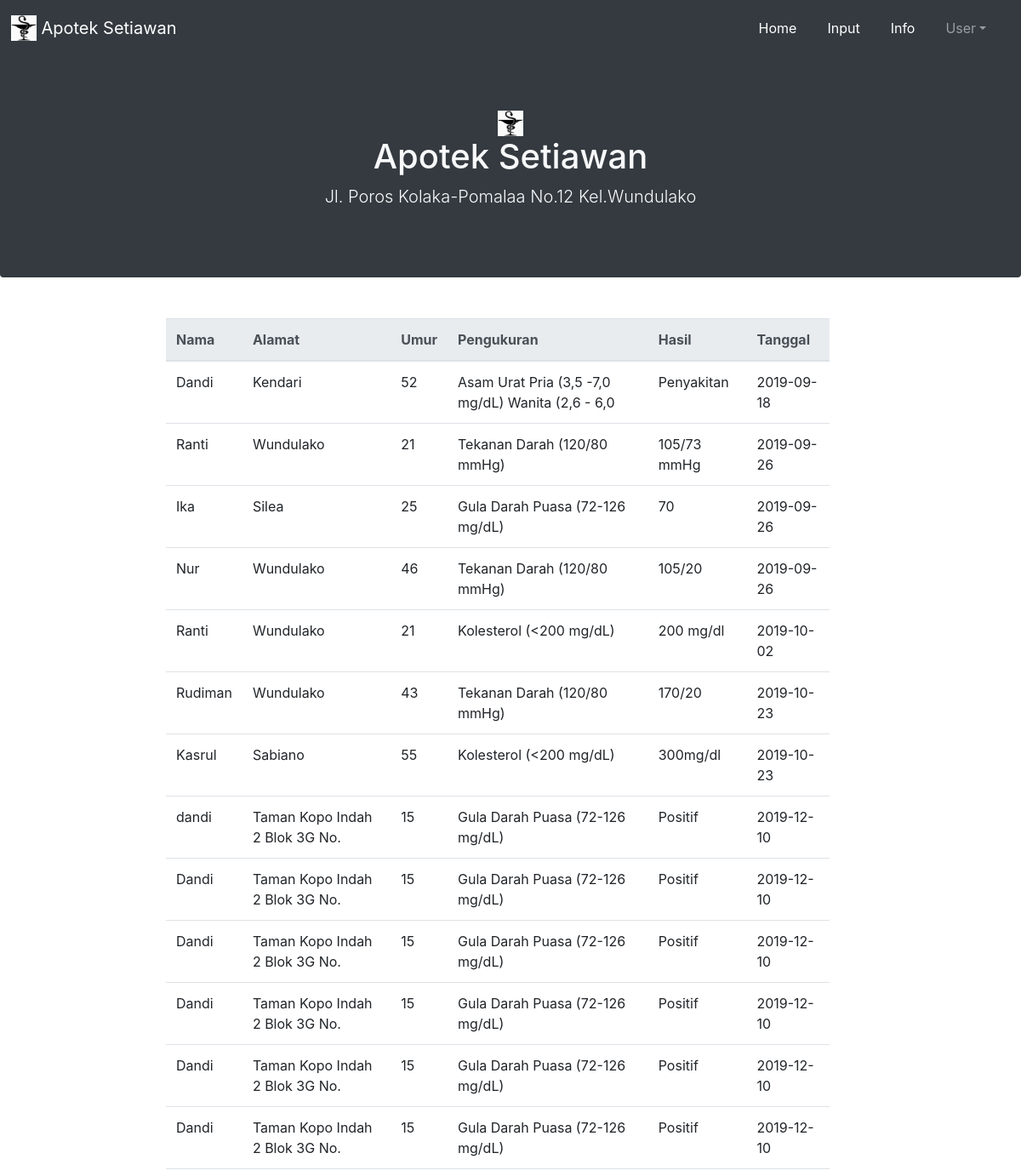
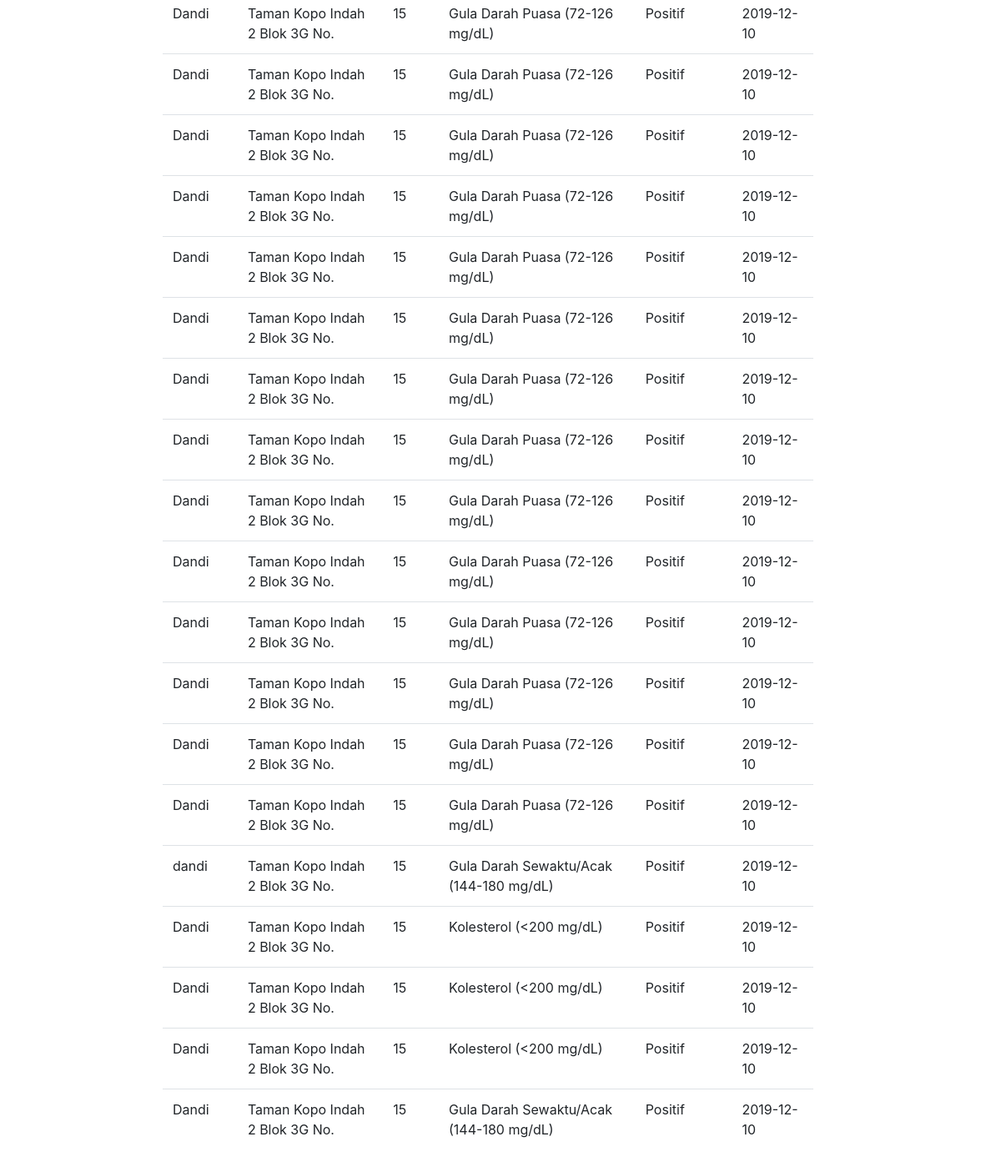
/Log_apoteker/info.php (signed in), run on the app's committed database (2 pictures, top to bottom).
### tables this page shows
CREATE TABLE `pasien` (
  `nama` varchar(30) NOT NULL,
  `alamat` varchar(30) NOT NULL,
  `umur` int(3) NOT NULL,
  `pengukuran` varchar(50) DEFAULT NULL,
  `hasil` varchar(50) NOT NULL,
  `tanggal` date NOT NULL
);

### Log_apoteker/info.php (the view, shortened to what this page needs)
<?php
include "configdb.php";
?>
<!DOCTYPE html>
<html>
<head>
	<link rel="stylesheet" type="text/css" href="../assets/bootstrap/css/bootstrap.min.css">
</head>
<body>
<nav class="navbar navbar-expand-lg navbar-dark bg-dark fixed-top sticky-top">
  <a class="navbar-brand" href="#"><img src=4.jpg "/docs/4.3/assets/brand/bootstrap-solid.svg" width="30" height="30" class="d-inline-block align-top" alt=""> Apotek Setiawan</a>
  <div class="collapse navbar-collapse" id="navbarNavDropdown">
    <ul class="navbar-nav ml-auto">
      <li class="nav-item active">
        <a class="nav-link" href="index.php">Home <span class="sr-only">(current)</span></a>
      </li>
      <li class="nav-item active">
        <a class="nav-link" href="input.php">Input <span class="sr-only">(current)</span></a>
      </li>
      <li class="nav-item active">
        <a class="nav-link" href="info.php">Info <span class="sr-only">(current)</span></a>
      </li>
	  <li class="nav-item dropdown">
	      <a class="nav-link dropdown-toggle" href="#" id="navbarDropdown" role="button" data-toggle="dropdown" aria-haspopup="true" aria-expanded="false">User</a>
	  </li>
      </ul>
  </div>
</nav>
 <div class="jumbotron jumbotron-fluid bg-dark mb-0 rounded-bottom">
  <div class="container text-center text-light">
  <img src= 4.jpg width="30" height="30""#">
    <h1 class="display-5">Apotek Setiawan</h1>
    <p class="lead">Jl. Poros Kolaka-Pomalaa No.12 Kel.Wundulako</p>
  </div>
</div>
<div class="row justify-content-center container-fluid py-5">
<table class='table table-outline table-hover col-md-8 mx-3 table-md'>
  <thead class='thead-light'>
    <tr><th>Nama</th>
      <th>Alamat</th>
      <th>Umur</th>
      <th>Pengukuran</th>
      <th>Hasil</th>
      <th>Tanggal</th>
    </tr>
<?php
  $query=mysqli_query($connection, "select * from pasien");
  $rows = mysqli_num_rows($query);
  for($i=0;$i<$rows;$i++){
              $result = mysqli_fetch_assoc($query);
              echo "<tr><td>" .$result['nama']. "</td>";
              echo "<td>" .$result['alamat']. "</td>";
              echo "<td>" .$result['umur']. "</td>";
              echo "<td>" .$result['pengukuran']. "</td>";
              echo "<td>" .$result['hasil']. "</td>";
              echo "<td>" .$result['tanggal']. "</td></tr>";
  }
?>
  </thead>
</table>
</div>
</body>
</html>

### Log_apoteker/info.php (style rules this page uses)
.navbar { padding: .8rem; }
.navbar-nav li { padding-right: 20px; }

### data on the page
pasien: nama "Dandi", alamat "Kendari", umur "52", pengukuran "Asam Urat Pria (3,5 -7,0 mg/dL) Wanita (2,6 - 6,0", hasil "Penyakitan", tanggal "2019-09-18"
pasien: nama "Ranti", alamat "Wundulako", umur "21", pengukuran "Tekanan Darah (120/80 mmHg)", hasil "105/73 mmHg", tanggal "2019-09-26"
pasien: nama "Ika", alamat "Silea", umur "25", pengukuran "Gula Darah Puasa (72-126 mg/dL)", hasil "70", tanggal "2019-09-26"
pasien: nama "Nur", alamat "Wundulako", umur "46", pengukuran "Tekanan Darah (120/80 mmHg)", hasil "105/20", tanggal "2019-09-26"
pasien: nama "Ranti", alamat "Wundulako", umur "21", pengukuran "Kolesterol (<200 mg/dL)", hasil "200 mg/dl", tanggal "2019-10-02"
pasien: nama "Rudiman", alamat "Wundulako", umur "43", pengukuran "Tekanan Darah (120/80 mmHg)", hasil "170/20", tanggal "2019-10-23"
pasien: nama "Kasrul", alamat "Sabiano", umur "55", pengukuran "Kolesterol (<200 mg/dL)", hasil "300mg/dl", tanggal "2019-10-23"
pasien: nama "dandi", alamat "Taman Kopo Indah 2 Blok 3G No.", umur "15", pengukuran "Gula Darah Puasa (72-126 mg/dL)", hasil "Positif", tanggal "2019-12-10"
pasien: nama "Dandi", alamat "Taman Kopo Indah 2 Blok 3G No.", umur "15", pengukuran "Gula Darah Puasa (72-126 mg/dL)", hasil "Positif", tanggal "2019-12-10"
pasien: nama "Dandi", alamat "Taman Kopo Indah 2 Blok 3G No.", umur "15", pengukuran "Gula Darah Puasa (72-126 mg/dL)", hasil "Positif", tanggal "2019-12-10"
pasien: nama "Dandi", alamat "Taman Kopo Indah 2 Blok 3G No.", umur "15", pengukuran "Gula Darah Puasa (72-126 mg/dL)", hasil "Positif", tanggal "2019-12-10"
pasien: nama "Dandi", alamat "Taman Kopo Indah 2 Blok 3G No.", umur "15", pengukuran "Gula Darah Puasa (72-126 mg/dL)", hasil "Positif", tanggal "2019-12-10"
pasien: nama "Dandi", alamat "Taman Kopo Indah 2 Blok 3G No.", umur "15", pengukuran "Gula Darah Puasa (72-126 mg/dL)", hasil "Positif", tanggal "2019-12-10"
pasien: nama "Dandi", alamat "Taman Kopo Indah 2 Blok 3G No.", umur "15", pengukuran "Gula Darah Puasa (72-126 mg/dL)", hasil "Positif", tanggal "2019-12-10"
pasien: nama "Dandi", alamat "Taman Kopo Indah 2 Blok 3G No.", umur "15", pengukuran "Gula Darah Puasa (72-126 mg/dL)", hasil "Positif", tanggal "2019-12-10"
pasien: nama "Dandi", alamat "Taman Kopo Indah 2 Blok 3G No.", umur "15", pengukuran "Gula Darah Puasa (72-126 mg/dL)", hasil "Positif", tanggal "2019-12-10"
pasien: nama "Dandi", alamat "Taman Kopo Indah 2 Blok 3G No.", umur "15", pengukuran "Gula Darah Puasa (72-126 mg/dL)", hasil "Positif", tanggal "2019-12-10"
pasien: nama "Dandi", alamat "Taman Kopo Indah 2 Blok 3G No.", umur "15", pengukuran "Gula Darah Puasa (72-126 mg/dL)", hasil "Positif", tanggal "2019-12-10"
pasien: nama "Dandi", alamat "Taman Kopo Indah 2 Blok 3G No.", umur "15", pengukuran "Gula Darah Puasa (72-126 mg/dL)", hasil "Positif", tanggal "2019-12-10"
pasien: nama "Dandi", alamat "Taman Kopo Indah 2 Blok 3G No.", umur "15", pengukuran "Gula Darah Puasa (72-126 mg/dL)", hasil "Positif", tanggal "2019-12-10"
pasien: nama "Dandi", alamat "Taman Kopo Indah 2 Blok 3G No.", umur "15", pengukuran "Gula Darah Puasa (72-126 mg/dL)", hasil "Positif", tanggal "2019-12-10"
pasien: nama "Dandi", alamat "Taman Kopo Indah 2 Blok 3G No.", umur "15", pengukuran "Gula Darah Puasa (72-126 mg/dL)", hasil "Positif", tanggal "2019-12-10"
pasien: nama "Dandi", alamat "Taman Kopo Indah 2 Blok 3G No.", umur "15", pengukuran "Gula Darah Puasa (72-126 mg/dL)", hasil "Positif", tanggal "2019-12-10"
pasien: nama "Dandi", alamat "Taman Kopo Indah 2 Blok 3G No.", umur "15", pengukuran "Gula Darah Puasa (72-126 mg/dL)", hasil "Positif", tanggal "2019-12-10"
pasien: nama "Dandi", alamat "Taman Kopo Indah 2 Blok 3G No.", umur "15", pengukuran "Gula Darah Puasa (72-126 mg/dL)", hasil "Positif", tanggal "2019-12-10"
pasien: nama "Dandi", alamat "Taman Kopo Indah 2 Blok 3G No.", umur "15", pengukuran "Gula Darah Puasa (72-126 mg/dL)", hasil "Positif", tanggal "2019-12-10"
pasien: nama "Dandi", alamat "Taman Kopo Indah 2 Blok 3G No.", umur "15", pengukuran "Gula Darah Puasa (72-126 mg/dL)", hasil "Positif", tanggal "2019-12-10"
pasien: nama "dandi", alamat "Taman Kopo Indah 2 Blok 3G No.", umur "15", pengukuran "Gula Darah Sewaktu/Acak (144-180 mg/dL)", hasil "Positif", tanggal "2019-12-10"
pasien: nama "Dandi", alamat "Taman Kopo Indah 2 Blok 3G No.", umur "15", pengukuran "Kolesterol (<200 mg/dL)", hasil "Positif", tanggal "2019-12-10"
pasien: nama "Dandi", alamat "Taman Kopo Indah 2 Blok 3G No.", umur "15", pengukuran "Kolesterol (<200 mg/dL)", hasil "Positif", tanggal "2019-12-10"
pasien: nama "Dandi", alamat "Taman Kopo Indah 2 Blok 3G No.", umur "15", pengukuran "Kolesterol (<200 mg/dL)", hasil "Positif", tanggal "2019-12-10"
pasien: nama "Dandi", alamat "Taman Kopo Indah 2 Blok 3G No.", umur "15", pengukuran "Gula Darah Sewaktu/Acak (144-180 mg/dL)", hasil "Positif", tanggal "2019-12-10"
